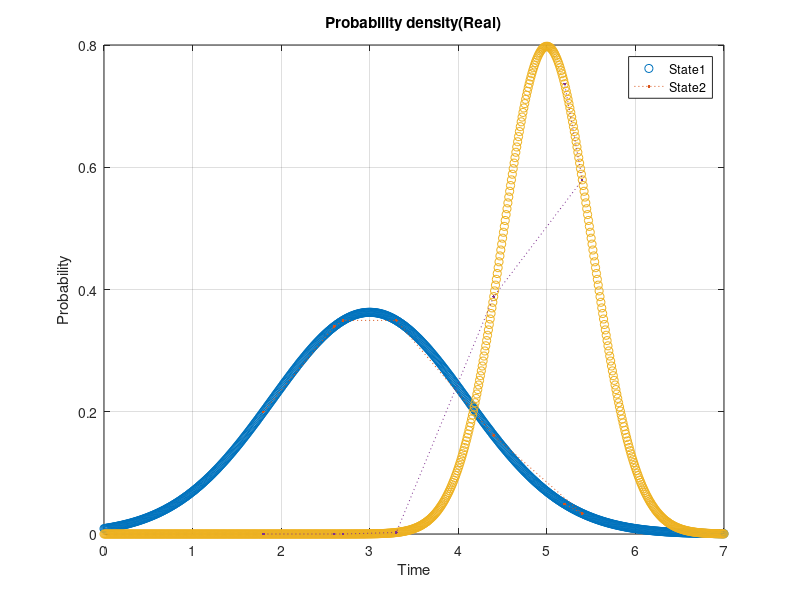

Here is the MATLAB script that generated this plot: (Note: this script raises an error after producing the figure.)
clc;clear;close all;
%% Initialise parameters

% Transition matrix
trans_matrix = [0, 0.93, 0.07, 0;
    0, 0.74, 0.21, 0.05;
    0, 0.08, 0.9, 0.02;
    0, 0, 0, 0];

% Matrix of parameters
param_matrix = [3.0, 5.0;
    1.21, 0.25];

% Observation
observation = [1.8, 2.6, 2.7, 3.3, 4.4, 5.4, 5.2];

%% 1, 2
% Number of observations
T = length(observation);
N = size(param_matrix,2);
mu =  param_matrix(1,:);
sigma = sqrt(param_matrix(2,:));
x_pdf = 0:0.01:T;
b = zeros(N,T);
figure(1)
for i=1:N
    pd = makedist('Normal','mu',mu(i),'sigma',sigma(i));
    y = pdf(pd, x_pdf);
    b(i,:) = interp1(x_pdf,y,observation);
    plot(x_pdf,y,'o',observation,b(i,:),':.');
    hold on
end
grid on
legend('State1','State2')
xlabel('Time')
ylabel('Probability')
title('Probability density(Real)')
%% 3. Forward Likelihood
% Initialize transition matrix
pi = trans_matrix(1,2:3);
a = trans_matrix(2:3,2:3);
eta = trans_matrix(2:3,end)';
disp('3:****Forward Likelihood')
[alpha, P_forward]=forward_procedure(a,b,pi,eta)

%% 4. Backward Likelihood
disp('4:****Backward Likelihood')
[beta, P_backward]=backward_procedure(a,b,pi,eta)

%% 5. Occupation Likelihood
disp('5:****Occupation Likelihood')
gamma = occupation_procedure(alpha,beta)

%% 6. Re-estimate the mean and variance
disp('6:****Re-estimate mean and variance')
[est_mu, est_variance] = estimate_using_occupation(observation,gamma)

%% 7. Plot the pdfs using re-estimated mean and variance
figure(2)
for i = 1:length(pi)
    re_pd= makedist('Normal','mu',est_mu(i),'sigma',sqrt(est_variance(i)));
    y = pdf(re_pd, x_pdf);
    plot(x_pdf,y,'o');
    hold on
end
grid on
legend('State1','State2')
xlabel('Time')
ylabel('Probability')
title('Probability density(Estimated)')